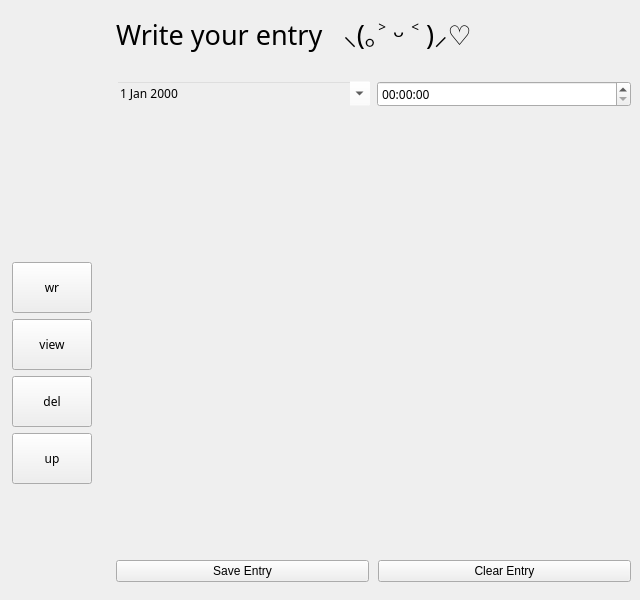
<?xml version="1.0" encoding="UTF-8"?>
<ui version="4.0">
 <class>MainWindow</class>
 <widget class="QMainWindow" name="MainWindow">
  <property name="geometry">
   <rect>
    <x>0</x>
    <y>0</y>
    <width>640</width>
    <height>600</height>
   </rect>
  </property>
  <property name="minimumSize">
   <size>
    <width>640</width>
    <height>600</height>
   </size>
  </property>
  <property name="windowTitle">
   <string>MainWindow</string>
  </property>
  <property name="windowIcon">
   <iconset>
    <normalon>:/window/images/icon.png</normalon>
   </iconset>
  </property>
  <property name="styleSheet">
   <string notr="true">#MainWindow {
	border-image: url(:/window/images/paper_background.jpg);
}</string>
  </property>
  <widget class="QWidget" name="centralwidget">
   <layout class="QHBoxLayout" name="horizontalLayout" stretch="1,5">
    <property name="spacing">
     <number>0</number>
    </property>
    <property name="leftMargin">
     <number>0</number>
    </property>
    <property name="topMargin">
     <number>0</number>
    </property>
    <property name="rightMargin">
     <number>0</number>
    </property>
    <property name="bottomMargin">
     <number>0</number>
    </property>
    <item>
     <widget class="QWidget" name="verticalNavigation" native="true">
      <layout class="QVBoxLayout" name="verticalLayout_3">
       <item>
        <widget class="QWidget" name="btn_area" native="true">
         <property name="sizePolicy">
          <sizepolicy hsizetype="Expanding" vsizetype="Preferred">
           <horstretch>0</horstretch>
           <verstretch>0</verstretch>
          </sizepolicy>
         </property>
         <layout class="QVBoxLayout" name="verticalLayout_4" stretch="20,0,0,0,0,8">
          <property name="leftMargin">
           <number>3</number>
          </property>
          <property name="rightMargin">
           <number>6</number>
          </property>
          <item>
           <spacer name="verticalSpacer">
            <property name="orientation">
             <enum>Qt::Vertical</enum>
            </property>
            <property name="sizeHint" stdset="0">
             <size>
              <width>20</width>
              <height>233</height>
             </size>
            </property>
           </spacer>
          </item>
          <item>
           <widget class="QPushButton" name="btn_write">
            <property name="sizePolicy">
             <sizepolicy hsizetype="MinimumExpanding" vsizetype="Fixed">
              <horstretch>0</horstretch>
              <verstretch>0</verstretch>
             </sizepolicy>
            </property>
            <property name="minimumSize">
             <size>
              <width>51</width>
              <height>51</height>
             </size>
            </property>
            <property name="font">
             <font>
              <family>Kristen ITC</family>
             </font>
            </property>
            <property name="text">
             <string>wr</string>
            </property>
           </widget>
          </item>
          <item>
           <widget class="QPushButton" name="btn_view">
            <property name="sizePolicy">
             <sizepolicy hsizetype="MinimumExpanding" vsizetype="Fixed">
              <horstretch>0</horstretch>
              <verstretch>0</verstretch>
             </sizepolicy>
            </property>
            <property name="minimumSize">
             <size>
              <width>51</width>
              <height>51</height>
             </size>
            </property>
            <property name="font">
             <font>
              <family>Kristen ITC</family>
             </font>
            </property>
            <property name="text">
             <string>view</string>
            </property>
           </widget>
          </item>
          <item>
           <widget class="QPushButton" name="btn_delete">
            <property name="sizePolicy">
             <sizepolicy hsizetype="MinimumExpanding" vsizetype="Fixed">
              <horstretch>0</horstretch>
              <verstretch>0</verstretch>
             </sizepolicy>
            </property>
            <property name="minimumSize">
             <size>
              <width>51</width>
              <height>51</height>
             </size>
            </property>
            <property name="font">
             <font>
              <family>Kristen ITC</family>
             </font>
            </property>
            <property name="text">
             <string>del</string>
            </property>
           </widget>
          </item>
          <item>
           <widget class="QPushButton" name="btn_update">
            <property name="sizePolicy">
             <sizepolicy hsizetype="MinimumExpanding" vsizetype="Fixed">
              <horstretch>0</horstretch>
              <verstretch>0</verstretch>
             </sizepolicy>
            </property>
            <property name="minimumSize">
             <size>
              <width>51</width>
              <height>51</height>
             </size>
            </property>
            <property name="font">
             <font>
              <family>Kristen ITC</family>
             </font>
            </property>
            <property name="text">
             <string>up</string>
            </property>
           </widget>
          </item>
          <item>
           <spacer name="verticalSpacer_2">
            <property name="orientation">
             <enum>Qt::Vertical</enum>
            </property>
            <property name="sizeHint" stdset="0">
             <size>
              <width>20</width>
              <height>40</height>
             </size>
            </property>
           </spacer>
          </item>
         </layout>
        </widget>
       </item>
      </layout>
     </widget>
    </item>
    <item>
     <widget class="QStackedWidget" name="pageStack">
      <property name="currentIndex">
       <number>0</number>
      </property>
      <widget class="QWidget" name="page">
       <layout class="QVBoxLayout" name="verticalLayout" stretch="1,8">
        <property name="leftMargin">
         <number>9</number>
        </property>
        <property name="topMargin">
         <number>0</number>
        </property>
        <property name="rightMargin">
         <number>0</number>
        </property>
        <property name="bottomMargin">
         <number>0</number>
        </property>
        <item>
         <widget class="QLabel" name="writeLabel">
          <property name="font">
           <font>
            <family>Kristen ITC</family>
            <pointsize>20</pointsize>
           </font>
          </property>
          <property name="text">
           <string>Write your entry   ⸜(｡˃ ᵕ ˂ )⸝♡</string>
          </property>
         </widget>
        </item>
        <item>
         <widget class="QWidget" name="writeContentArea" native="true">
          <layout class="QVBoxLayout" name="verticalLayout_2">
           <property name="spacing">
            <number>9</number>
           </property>
           <property name="leftMargin">
            <number>0</number>
           </property>
           <item>
            <widget class="QWidget" name="widget_2" native="true">
             <layout class="QHBoxLayout" name="horizontalLayout_2">
              <property name="leftMargin">
               <number>0</number>
              </property>
              <property name="topMargin">
               <number>0</number>
              </property>
              <property name="rightMargin">
               <number>0</number>
              </property>
              <property name="bottomMargin">
               <number>0</number>
              </property>
              <item>
               <widget class="QDateEdit" name="dateEdit">
                <property name="font">
                 <font>
                  <family>Kristen ITC</family>
                 </font>
                </property>
                <property name="styleSheet">
                 <string notr="true">#dateEdit {
	background-color: rgba(255, 255, 255, 0);
	border-color: rgba(255, 255, 255, 0);
}</string>
                </property>
                <property name="calendarPopup">
                 <bool>true</bool>
                </property>
               </widget>
              </item>
              <item>
               <widget class="QTimeEdit" name="timeEdit">
                <property name="font">
                 <font>
                  <family>Kristen ITC</family>
                 </font>
                </property>
               </widget>
              </item>
             </layout>
            </widget>
           </item>
           <item>
            <widget class="QPlainTextEdit" name="writeTextArea">
             <property name="font">
              <font>
               <family>Kristen ITC</family>
               <pointsize>12</pointsize>
              </font>
             </property>
             <property name="styleSheet">
              <string notr="true">#writeTextArea {
	background-color: rgba(0, 0, 0, 0)
}</string>
             </property>
             <property name="plainText">
              <string/>
             </property>
             <property name="placeholderText">
              <string>Write an entry about your day &lt;3</string>
             </property>
            </widget>
           </item>
           <item>
            <widget class="QWidget" name="widget" native="true">
             <layout class="QHBoxLayout" name="horizontalLayout_3">
              <property name="spacing">
               <number>9</number>
              </property>
              <property name="leftMargin">
               <number>0</number>
              </property>
              <property name="rightMargin">
               <number>0</number>
              </property>
              <item>
               <widget class="QPushButton" name="pushButton">
                <property name="text">
                 <string>Save Entry</string>
                </property>
               </widget>
              </item>
              <item>
               <widget class="QPushButton" name="pushButton_2">
                <property name="text">
                 <string>Clear Entry</string>
                </property>
               </widget>
              </item>
             </layout>
            </widget>
           </item>
          </layout>
         </widget>
        </item>
       </layout>
      </widget>
      <widget class="QWidget" name="page_2">
       <widget class="QLabel" name="viewLabel">
        <property name="geometry">
         <rect>
          <x>10</x>
          <y>10</y>
          <width>481</width>
          <height>66</height>
         </rect>
        </property>
        <property name="font">
         <font>
          <family>Kristen ITC</family>
          <pointsize>20</pointsize>
         </font>
        </property>
        <property name="text">
         <string>Your previous entries   (∗´ര ᎑ ര`∗)</string>
        </property>
       </widget>
      </widget>
      <widget class="QWidget" name="page_3">
       <widget class="QLabel" name="writeLabel_2">
        <property name="geometry">
         <rect>
          <x>10</x>
          <y>10</y>
          <width>524</width>
          <height>66</height>
         </rect>
        </property>
        <property name="font">
         <font>
          <family>Kristen ITC</family>
          <pointsize>20</pointsize>
         </font>
        </property>
        <property name="text">
         <string>Delete an entry  (｡ᵕ ◞ _◟)</string>
        </property>
       </widget>
      </widget>
     </widget>
    </item>
   </layout>
  </widget>
 </widget>
 <resources>
  <include location="../resources.qrc"/>
 </resources>
 <connections/>
</ui>
